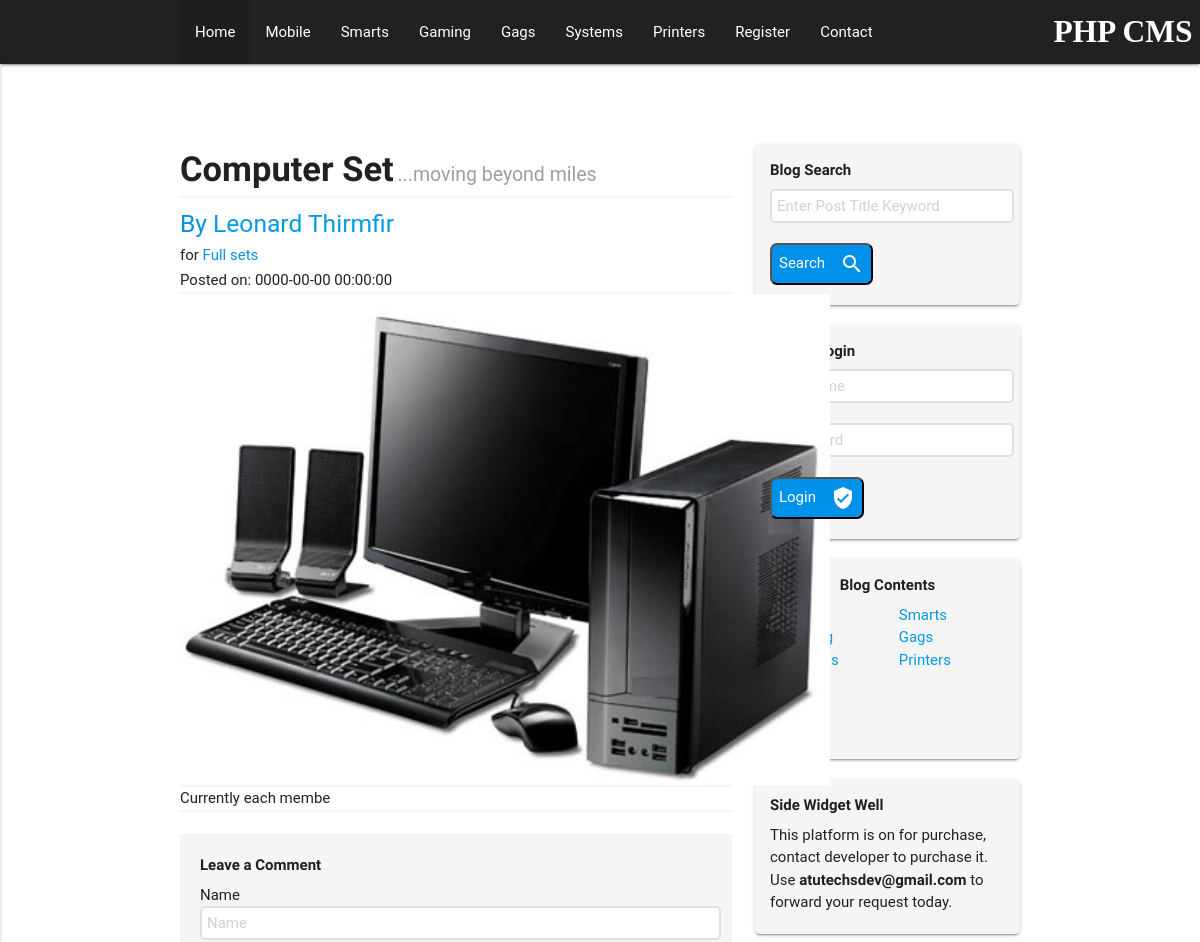
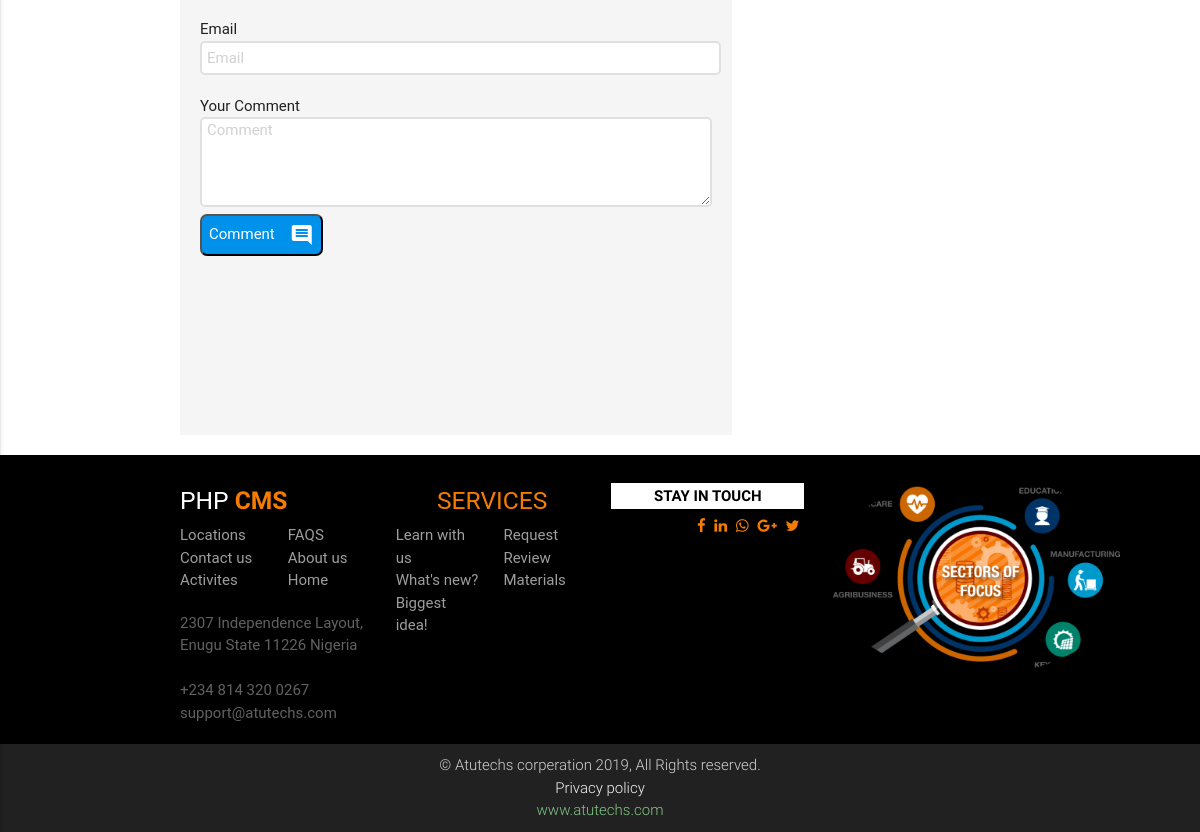
The app's page /single/74 with its own data (2 pictures, top to bottom).
### tables this page shows
CREATE TABLE `categories` (
  `cat_id` int(3) NOT NULL,
  `cat_title` varchar(255) NOT NULL
);

CREATE TABLE `posts` (
  `pst_id` int(3) NOT NULL,
  `pst_cat_id` varchar(255) NOT NULL,
  `pst_title` varchar(255) NOT NULL,
  `pst_sub_title` varchar(255) NOT NULL,
  `pst_author` varchar(255) NOT NULL,
  `pst_date` datetime NOT NULL,
  `pst_img` text NOT NULL,
  `pst_content` longtext NOT NULL,
  `pst_comment_count` varchar(3) NOT NULL,
  `pst_tag` varchar(255) NOT NULL,
  `pst_status` varchar(255) NOT NULL DEFAULT 'draft',
  `post_view_count` int(3) NOT NULL
);

### includes/single.php (the view, shortened to what this page needs)
<?php
    if(isset($_GET['viewPost'])){
        $view_id = $_GET['viewPost'];
        $query = "SELECT * FROM posts WHERE pst_id = '$view_id' AND pst_status = 'Published' ";
        $query_result = mysqli_query($conn,$query);
        while ($row = mysqli_fetch_assoc($query_result)) {
                       $id = $row['pst_id'];
                       $tit =  $row['pst_title'];
                       $sub =  $row['pst_sub_title'];
                       $author =  $row['pst_author'];
                       $date =  $row['pst_date'];
                       $img =  $row['pst_img'];
                       $con =  $row['pst_content'];
                       $tag =  $row['pst_tag'];
        }
?>
    <div class="container" id="main-div"  >
        <div class="row">
            <div class="col l8 s12 m12 " >
                <span id="page-head"><b><?php echo $tit?></b></span>
                 <span class="grey-text" id="sub-text"><?php echo $sub?></span>
                    <hr class="line">
                    <p><h5 class="light-blue-text text-accent-4">By
<a href="authorPost.php?author=<?php echo $author ?> & p_id=<?php echo $id ?>"> <?php echo $author ?></a></h5></p>
                    <p><h6>for <span class="light-blue-text text-accent-4" ><?php echo $tag?></span></h6></p>
                    <span >Posted on:  <?php echo $date?></span>
                    <hr class="line">
                    <div>
                        <img class="materialboxed" data-caption="<?php  echo $tit; ?>" src="/CMS/imgs_upload/<?php echo $img?>" alt="html-image" id="img-single">
                    <hr class="line">
                    <p> <?php echo $con?>  </p>
                    <hr class="line">
                     <br>
                    <div id="comment-div" class="grey lighten-4" >
                        <p class="p-top">Leave a Comment</p>
                        <form method="post" action="">
                            Name<br>
                            <input type="text" name="comment-name" id="input" placeholder="Name">
                            Email<br>
                            <input type="Email" name="comment-mail" id="input" placeholder="Email">
                            Your Comment<br>
                            <textarea type="text" name="comment_msg" id="inputs" placeholder="Comment" ></textarea>
                            <button type="submit" id="abc" name="send-message" class=" light-blue accent-4 waves-effect white-text waves-light hoverable"><i class="material-icons right ">insert_comment</i>Comment</button>
                        </form>
                        <br><br><br><br>
                         <?php
        }
                ?>
                          <br><br><br>
                    </div>
                    </div>
                    <hr class="line">
            </div>
            <div>
<div class="col l4 s12 m12">
                    <div class="grey lighten-4  z-depth-1" id="log-div">
                        <p class="p-top">Blog Search</p>
                        <form method="post" action="search.php">
                            <input type="text" name="search" id="search" placeholder="Enter Post Title Keyword">
                            <button type="submit" name="searchBtn" id="abc" class=" light-blue accent-4 waves-effect white-text waves-light hoverable"><i class="material-icons right ">search</i>Search</button>
                        </form>
                    </div>
                    <div class="grey lighten-4  z-depth-1" id="log-divs">
                          <?php
                        if(isset($_SESSION['role'])){
                            ?>
                                <p class="p-top">Admin Logged in!</p>
                            <?php
                           echo "You are currently logged in as:" . " <br><b> " .  $_SESSION['firstname'] . " " . $_SESSION['lastname'] . " | " . $_SESSION['username'] . " |</b>";
                           ?>
                           <br><br>
                            <a  id="abc" href="includes/logout.php"class=" light-blue accent-4 waves-effect white-text waves-light hoverable"><i class="material-icons right ">exit_to_app</i>Logout</a>
                       <?php
                        }else{
                          ?>
                               <p class="p-top">Admin Login</p>
                        <form method="post">
                            <input type="text" name="username" id="search" placeholder="Username">
                            <input type="Password" name="pass" id="search" placeholder="Password">
                            <button  id="abc" name="login_btn" class=" light-blue accent-4 waves-effect white-text waves-light hoverable"><i class="material-icons right ">verified_user</i>Login</button>
                        </form>
                       <?php
                        }
                      ?>
                    </div>
                    <div class="grey lighten-4 z-depth-1" id="log-divs">
                        <p class="p-top center-align">Blog Contents</p>
                        <?php
                    $query = "SELECT * FROM categories";
                    $select_all = mysqli_query($conn,$query);
                    while ($row  = mysqli_fetch_assoc($select_all)) {
                        $cat_id = $row['cat_id'];
                        $content = $row['cat_title'];
                    ?>
                     <div class="col l6 s12">
                    <ul>
                        <li><a href="cat_post.php?catPost=<?php echo $cat_id;?>"><?php echo $content; ?></a>
                        </li>
                         </ul>
                    </div>
                    <?php
                    }
                ?>
                    </div>
                     <?php include "includes/widget.php";?>
            </div>
        </div>
        </div>
   </div>

### includes/head.php (shortened to what this page needs)
<?php
    include "includes/conn.php";
?>
<!DOCTYPE html>
<html lang="en">
<head>
    <link rel="stylesheet" href="/CMS/css/materialize.min.css">
    <link rel="stylesheet" href="/CMS/css/demos.css">
    <link rel="stylesheet" href="/CMS/font-awesome/css/font-awesome.css">
    <link rel="stylesheet" href="/CMS/iconfont/material-icons.css">
    </head>
<body>
    <div class="navbar-fixed">
    <nav>
        <div class="nav-wrapper grey darken-4">
            <a class="brand-logo right hide-on-med-and-down" id="b"><b>PHP CMS</b></a>
            <div class="container">
            <ul class="hide-on-med-and-down" id="list">
                <li class="list active nav_list"><a href="/CMS/home.php">Home</a></li>
                <?php
                    $query = "SELECT * FROM categories";
                    $select_all = mysqli_query($conn,$query);
                    while ($row  = mysqli_fetch_assoc($select_all)) {
                        $cat_id = $row['cat_id'];
                        $content = $row['cat_title'];
                        $cat_class = '';
                        $reg_class = '';
                        $con_class = '';
                    ?>
                    <li class="list nav_list <?php echo $cat_class?>"><a href="/CMS/cat_post/<?php echo $cat_id;?>"><?php echo $content; ?></a></li>
                    <?php
                    }
                ?>
                <li class="list <?php echo $reg_class?>"><a href="/CMS/register">Register</a></li>
                <li class="list <?php echo $con_class?>"><a href="/CMS
                /contact">Contact</a></li>
            </ul>
            </div>
        </div>
    </nav>
</div>

### single.php (shortened to what this page needs)
<?php
    include "includes/head.php";
    include "includes/conn.php";
?>
<div>
<?php include "includes/single.php"; ?>
<?php include "includes/foot.php"; ?>
</div>
</body>
</html>

### includes/widget.php
<div class="grey lighten-4  z-depth-1" id="log-divss">
                   <p class="p-top">Side Widget Well</p>
                   <p>This platform is on for purchase, contact developer to purchase it. Use <b>atutechsdev@gmail.com</b> to forward your request today.</p>
               </div>

### includes/foot.php
 <footer class="page-footer black">
   <div class="container">
        <div class="row">
            <div class="col l3 s12">
                    <h5 class="white-text">PHP  <span class=" orange-text text-darken-2" style="font-weight:bold">CMS </span></h5>
                    <div class="row">
                        <div class="col l6">
                            <ul>
                                <li><a class="grey-text" href="#">Locations</a></li>
                                <li><a class="grey-text" href="#">Contact us</a></li>
                                <li><a class="grey-text" href="#">Activites</a></li>
                            </ul>
                        </div>
                        <div class="col l6">
                        <ul>
                            <li><a class="grey-text" href="#">FAQS</a></li>
                            <li><a class="grey-text" href="#">About us</a></li>
                            <li><a class="grey-text " href="#">Home</a></li>
                        </ul>
                        </div>
                    </div>
                    <p class="grey-text text-darken-2">2307 Independence Layout, Enugu State 11226 Nigeria</p><br>
                    <p class="grey-text text-darken-2">+234 814 320 0267</p>
                    <p ><a href="#" class="grey-text text-darken-2">support@atutechs.com</a></p>
            </div>
            <div class="col l3 s12 ">
                    <h5 class="orange-text text-darken-2 center-align" >SERVICES</h5>
                    <div class="row">
                        <div class="col l6">
                            <ul>
                                <li><a class="grey-text" href="#">Learn with us</a></li>
                                <li><a class="grey-text" href="#">What's new?</a></li>
                                <li><a class="grey-text" href="#">Biggest idea!</a></li>
                            </ul>
                        </div>
                        <div class="col l6">
                        <ul>
                            <li><a class="grey-text" href="#">Request</a></li>
                            <li><a class="grey-text" href="#">Review</a></li>
                            <li><a class="grey-text " href="#">Materials</a></li>
                        </ul>
                        </div>
            </div>
            </div>
            <div class="col l3 s12" id="foot-links">
            <h6 class="black-text center-align white" style="padding:5px;"><b>STAY IN TOUCH</b></h6>
          <p class="right-align "><a style="margin-right:5px" href=""><i class="fa fa-facebook orange-text text-darken-2"></i></a>   <a style="margin-right:5px" href=""><i class="fa fa-linkedin orange-text text-darken-2"></i></a>  <a style="margin-right:5px" href=""><i class="fa fa-whatsapp orange-text text-darken-2"></i></a>  <a style="margin-right:5px" href=""><i class="fa fa-google-plus orange-text text-darken-2"></i></a>    <a style="margin-right:5px" href=""><i class="fa fa-twitter orange-text text-darken-2"></i></a></p>
            </div>
            <div class="col l3 s12">
                <img src="image/logs.png" class="circle" id="down-logo" >
            </div>
        </div>
     </div>
<div class="footer-copyright grey darken-4">
        <div class="container center-align">
             <p>&copy; Atutechs corperation 2019, All Rights reserved.</p>
            <a href="#" onclick="Materialize.toast('currently unavailable', 1900)" class="grey-text text-lighten-4">Privacy policy</a><br>
            <a href="#" onclick="Materialize.toast('currently unavailable', 1900)" class="green-text text-lighten-2">www.atutechs.com</a>
         </div>
     </div>
     </footer>

### css/demos.css (style rules this page uses)
* { margin: 0; padding: 0; }
#main-div { margin-top: 80px; }
#log-div { min-height: 150px; border-radius: 5px; padding:15px 15px 20px 15px; }
#search { border:2px solid #e0e0e0 ; background-color: white; border-radius: 5px; padding-left: 5px; height: 30px; }
#log-divs { margin-top:20px; min-height: 200px; max-height: 350px; border-radius: 5px; padding:15px 15px 20px 15px; }
#b { font-family: cursive; }
#log-divss { margin-top:20px; min-height: 120px; border-radius: 5px; padding:15px 15px 20px 15px; }
#down-logo { width: 300px; }
.p-top { font-weight: bold; margin-bottom: 7px; }
#page-head { font-size: 2.3em; }
#sub-text { font-size: 1.3em; }
.line { border:1px solid #f5f5f5 ; }
#abc { padding: 7px; border-radius: 7px; }
#comment-div { min-height: 250px; padding: 20px; }
#input { border:2px solid #e0e0e0 ; background-color: white; border-radius: 5px; padding-left: 5px; height: 30px; }
#inputs { border:2px solid #e0e0e0 ; background-color: white; border-radius: 5px; padding-left: 5px; height: 90px; }
.navbar-fixed { z-index:5000; }
#img-single { width: 650px; }

### records on screen
categories: cat_title "Mobile"
categories: cat_title "Smarts"
categories: cat_title "Gaming"
categories: cat_title "Gags"
categories: cat_title "Systems"
categories: cat_title "Printers"
posts: pst_title "Computer Set", pst_sub_title "...moving beyond miles", pst_author "Leonard Thirmfir", pst_tag "Full sets", pst_date "0000-00-00 00:00:00", pst_img (picture), pst_content "Currently each membe"
